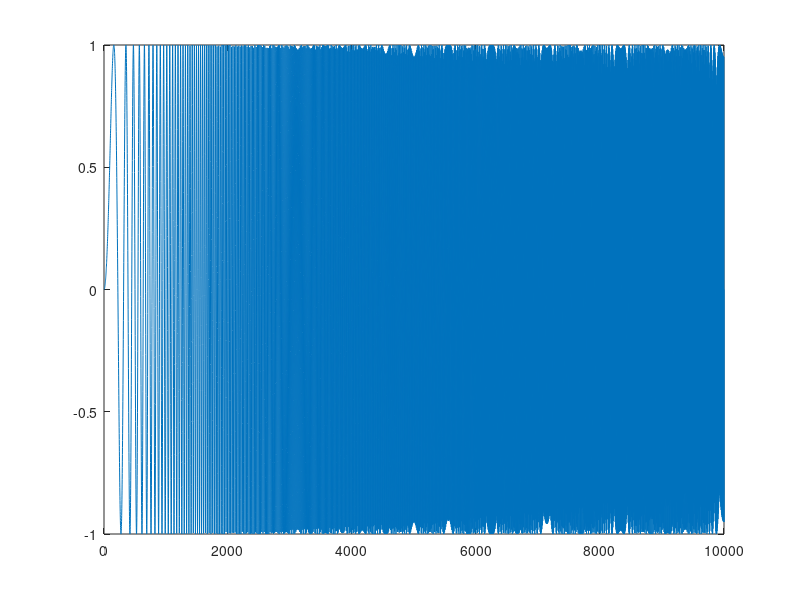

This figure's MATLAB source:
function [outputdata]= jc_chirpy
for i=1:10000
    y(i)=sin(2*pi*i*(1+0.00001*i));
end
outputdata=y;
figure; plot(y)